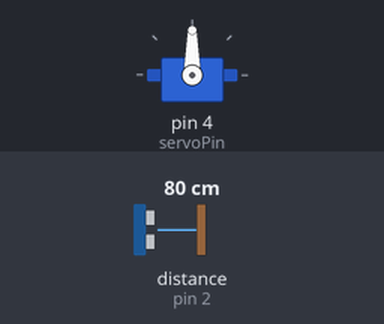
Simulated run of this sketch. Board: Arduino Uno, built with avr-gcc and run on an emulated ATmega328P. Shown: servo. Wiring (inferred from the names in the program): ultrasonic range finder: trigger pin 3; echo pin 2. Inputs (shaded band) come from the test bench; at power-on: distance to the obstacle (sensor on pin 2) 80 cm. The echo pulse lasts 58.3 µs per cm.

Above: at 1.2 s.
1.3 s: distance to the obstacle (sensor on pin 2) set to 8 cm
3.2 s: distance to the obstacle (sensor on pin 2) set to 5 cm
At 5.1 s:
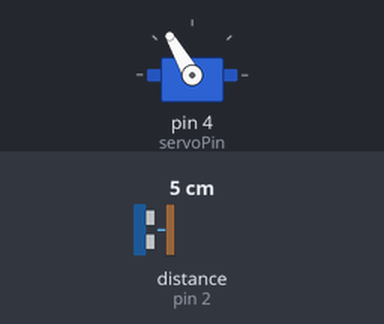
5.4 s: distance to the obstacle (sensor on pin 2) set to 9 cm
At 7.4 s:
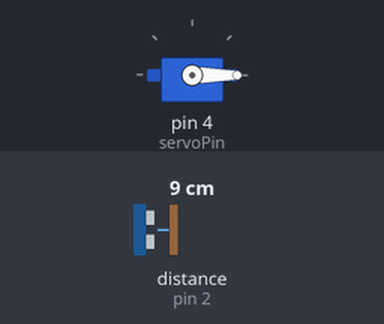
8.4 s: distance to the obstacle (sensor on pin 2) set to 2 cm
At 10.2 s:
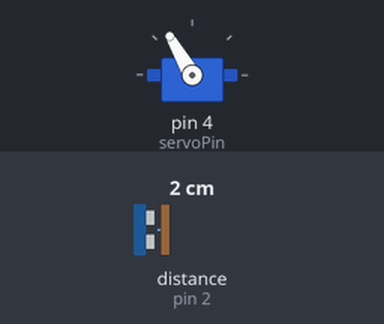
Timing chart, 0 to 11.6 s (numbered marks = the images above; inputs shaded):
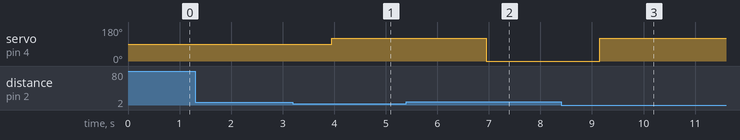

The sketch:

AutomaticTrashBin.ino
```cpp
#define echoPin 2
#define trigPin 3
#define servoPin 4

#include <Servo.h>
Servo servo;


void setup() {
  // put your setup code here, to run once:
pinMode(echoPin,INPUT);
pinMode(trigPin,OUTPUT);
servo.attach(servoPin);
}

void loop() {
  // put your main code here, to run repeatedly:
controlServo(DistanceF());
}

void controlServo(int distance){
  if(distance<=5){
    delay(750);
    servo.write(120);
    delay(3000);
    servo.write(0);
  }
}

int DistanceF(){
   long duration,distance;

  digitalWrite(trigPin,LOW);
  delayMicroseconds(2);
  digitalWrite(trigPin,HIGH);
  delayMicroseconds(2);
  digitalWrite(trigPin,LOW);

  duration=pulseIn(echoPin,HIGH);
  distance=duration/58.2;
  Serial.println(distance);
  return distance;
}
```

Measured:
- the behaviour switches between 7 and 6 cm on distance to the obstacle (sensor on pin 2) (found by bisection; images 0 and 1)
- after the input at 1.3 s, every drawn part: stays the same
- after the input at 3.2 s, servo on pin 4 (servoPin): 90° → 120° after 0.75 s
- after the input at 5.4 s, servo on pin 4 (servoPin): goes on until 7.0 s, then stays 0°
- after the input at 8.4 s, servo on pin 4 (servoPin): 0° → 120° after 0.75 s
